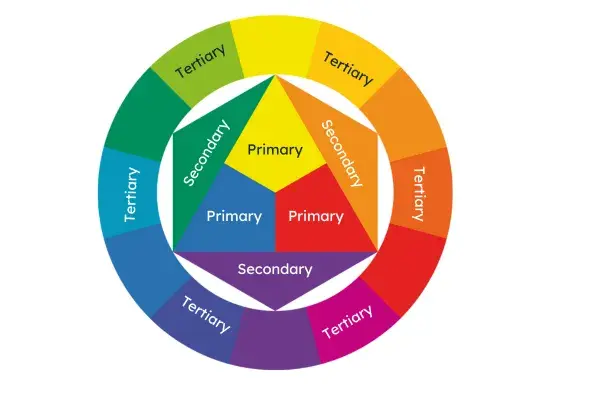
#> input picture classical-cv/week4/color_wheel.webp, 598 x 398 px
$ python day1.py
#> lines starting #> are read from the running program, lines starting #| are printed output that depends on the picture; after the words box and inside, x2 and y2 are one past the last pixel; in counts of white or black regions, pixels touching at a corner belong together
# Week 4 - Day 1
# Canny takes two thresholds — lower and upper
# High thresholds = fewer edges (only strong ones)
# Low thresholds = more edges (weak ones too, plus noise)
# Tune thresholds based on image — no universal perfect value

import cv2 as cv
import matplotlib.pyplot as plt

image = cv.imread("color_wheel.webp")
#> image is the input picture: shape (398, 598, 3); mean B, G, R 189.5, 203.9, 213.1

gray = cv.cvtColor(image, cv.COLOR_BGR2GRAY)
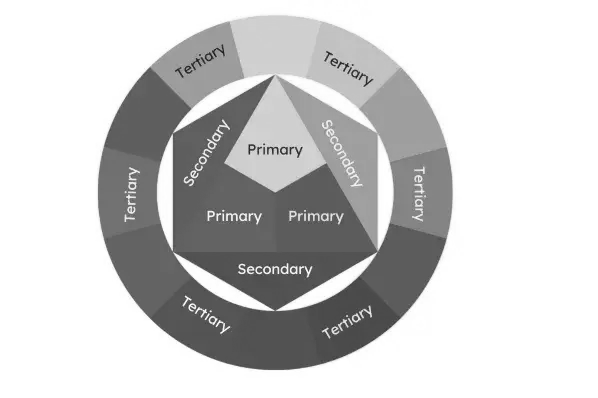
#> gray: shape (398, 598); min 21, max 255, mean 205

canny1 = cv.Canny(gray, 50 , 150)
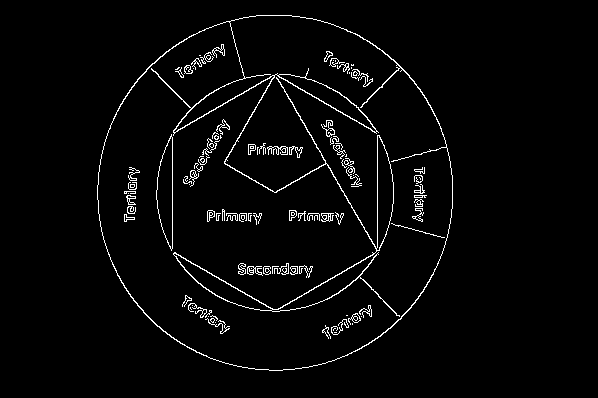
#> canny1: shape (398, 598); 2.9% white in thin lines or dots, all inside (x1, y1, x2, y2) = (97, 15, 453, 371)
canny2 = cv.Canny(gray, 100 , 200)
canny3 = cv.Canny(gray, 30 , 100)
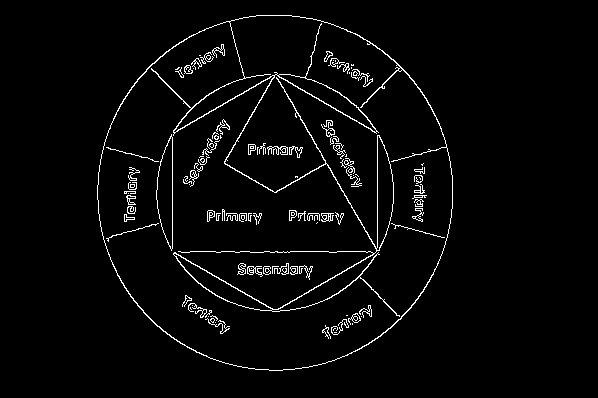
#> canny3: shape (398, 598); 3.1% white in thin lines or dots, all inside (x1, y1, x2, y2) = (97, 15, 453, 371)

fig, axis = plt.subplots(3, 2, figsize=(10, 10))
axis[0, 0].imshow(cv.cvtColor(image, cv.COLOR_BGR2RGB))
axis[0, 0].set_title("Original Image")
axis[0, 1].imshow(gray, cmap="gray")
axis[0, 1].set_title("Grayscale Image")
axis[1, 0].imshow(canny1, cmap="gray")
axis[1, 0].set_title("Canny Edges (50, 150)")
axis[1, 1].imshow(canny2, cmap="gray")
axis[1, 1].set_title("Canny Edges (100, 200)")
axis[2, 0].imshow(canny3, cmap="gray")
axis[2, 0].set_title("Canny Edges (30, 100)")

for ax in axis.flatten():
    ax.axis("off")

plt.tight_layout()
plt.show()
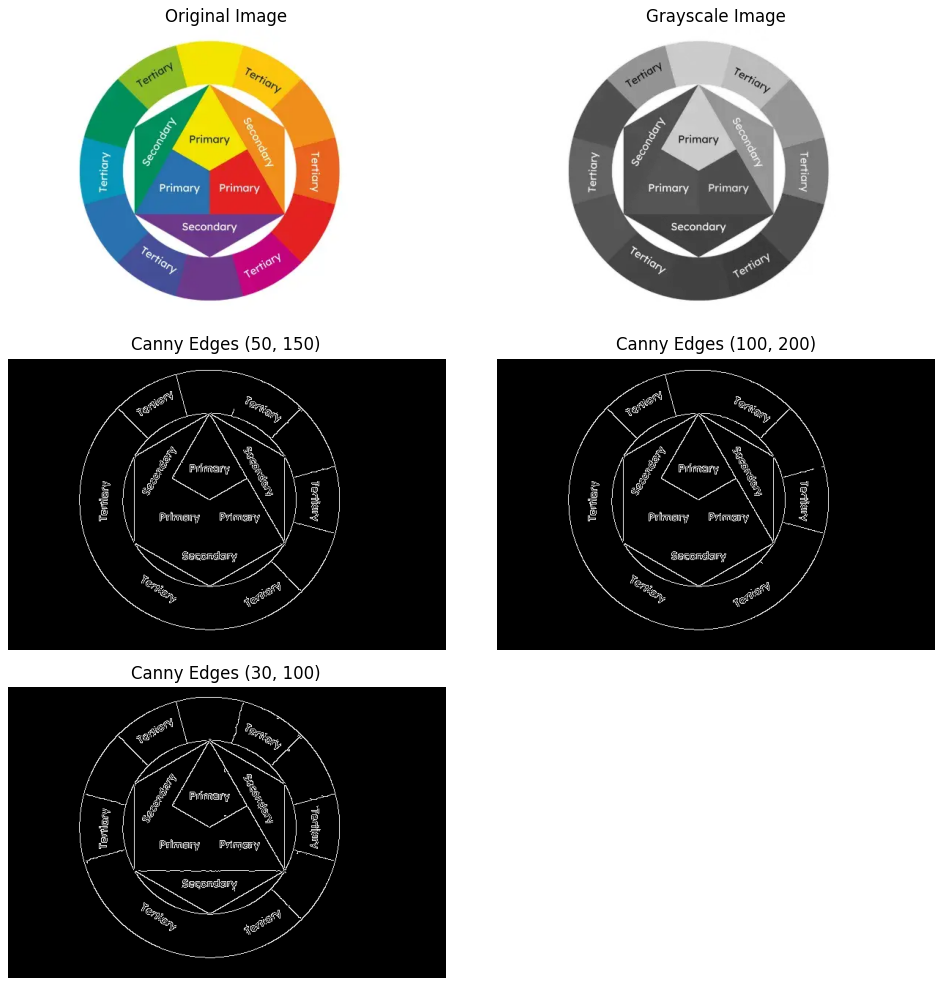
#> figure drawn by matplotlib, 5 panels
